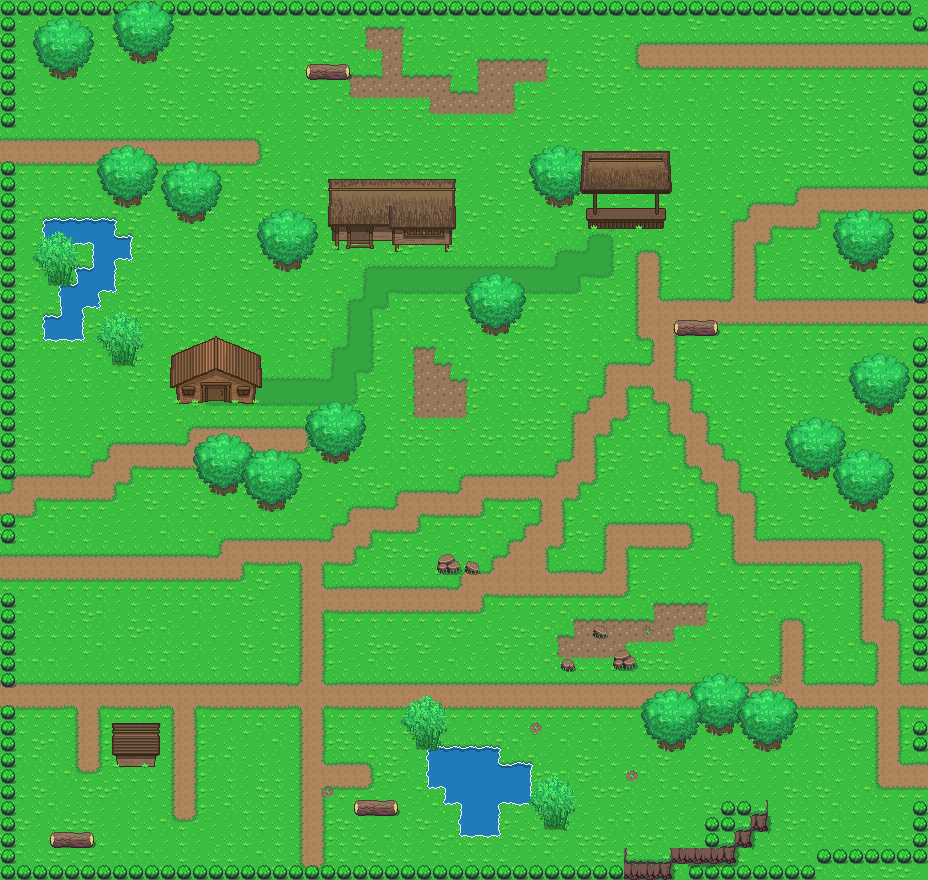

A level layout from a 2D game, rendered from its tile map. Below: a short description, then the map file with tile-grid data replaced by summaries:
An orthogonal 58x55 tile map with 16x16 px tiles, 9 tile layers (Base, endblocks, Cliff, Objects 1, ...), 2 tilesets.

<map version="1.0" tiledversion="1.0.2" orientation="orthogonal" renderorder="left-down" width="58" height="55" tilewidth="16" tileheight="16" nextobjectid="1">
 <properties>
  <property name="unity:sortingLayerName" value="AbovePlayer" />
 </properties>
 <tileset firstgid="1" source="../Tileset/Overworld.tsx" />
 <tileset firstgid="1729" source="../Tileset/Building.tsx" />
 <layer name="Base" width="58" height="55">
  <data>[3190 cells, 3190 non-empty, 57 distinct tile ids]</data>
 </layer>
 <layer name="endblocks" width="58" height="55">
  <data>[3190 cells, 195 non-empty, 1 distinct tile ids]</data>
 </layer>
 <layer name="Cliff" width="58" height="55">
  <data>[3190 cells, 35 non-empty, 11 distinct tile ids]</data>
 </layer>
 <layer name="Objects 1" width="58" height="55">
  <data>[3190 cells, 23 non-empty, 9 distinct tile ids]</data>
 </layer>
 <layer name="Plants 1" width="58" height="55">
  <data>[3190 cells, 46 non-empty, 5 distinct tile ids]</data>
 </layer>
 <layer name="Building 1" width="58" height="55">
  <data>[3190 cells, 82 non-empty, 82 distinct tile ids]</data>
 </layer>
 <layer name="Objects 2" width="58" height="55">
  <data>[3190 cells, 0 non-empty, 0 distinct tile ids]</data>
 </layer>
 <layer name="Above Player" width="58" height="55">
  <properties>
   <property name="unity:sortingLayerName" value="AbovePlayer" />
  </properties>
  <data>[3190 cells, 168 non-empty, 14 distinct tile ids]</data>
 </layer>
 <layer name="Above" width="58" height="55">
  <data>[3190 cells, 149 non-empty, 66 distinct tile ids]</data>
 </layer>
</map>
